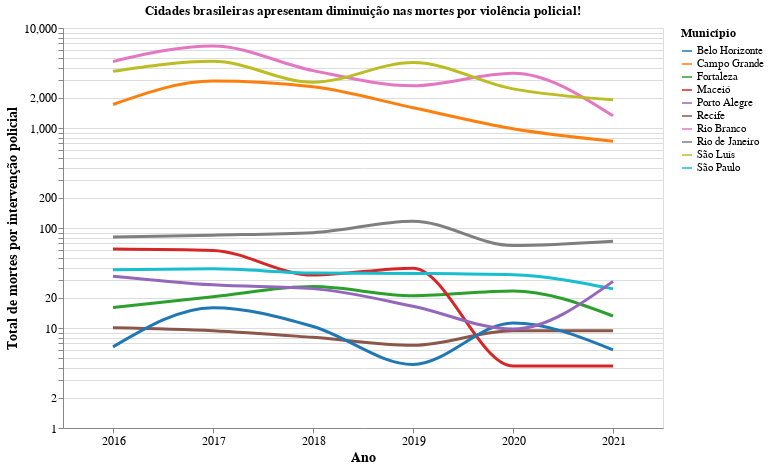

The cell this chart's notebook holds for it:
### Code cell
# Create the line plot
line_plot = alt.Chart(df_less_violence_cities).mark_line(
    strokeWidth=3,  # Thicker lines for readability
    interpolate='monotone'  # Smooth lines
).encode(
    x=alt.X('ano:O', title='Ano', axis=alt.Axis(labelAngle=0)),  # Treat ano as ordinal
    y=alt.Y('adjusted_deaths:Q', title='Total de mortes por intervenção policial', scale=alt.Scale(type='log')),
    color=alt.Color('municipio:N', legend=alt.Legend(title="Município"), 
                    scale=alt.Scale(scheme='category10')),  # Color by region
    tooltip=['municipio', 'ano', 'adjusted_deaths']  # Optional tooltips
).properties(
    width=600,
    height=400,
    title='Cidades brasileiras apresentam diminuição nas mortes por violência policial!'
).configure_axis(
    labelFontSize=12,
    titleFontSize=14
).configure_legend(
    titleFontSize=12,
    labelFontSize=11
)

line_plot

### Figure 1 — Vega-Lite specification as saved in the notebook (floating-point values rounded to 4 significant figures)
{"config": {"view": {"continuousWidth": 300, "continuousHeight": 300}, "axis": {"labelFontSize": 12, "titleFontSize": 14}, "legend": {"labelFontSize": 11, "titleFontSize": 12}}, "data": {"name": "data-fc34c29eb4e56822afd97a8a558b44cc"}, "mark": {"type": "line", "interpolate": "monotone", "strokeWidth": 3}, "encoding": {"color": {"field": "municipio", "legend": {"title": "Município"}, "scale": {"scheme": "category10"}, "type": "nominal"}, "tooltip": [{"field": "municipio", "type": "nominal"}, {"field": "ano", "type": "quantitative"}, {"field": "adjusted_deaths", "type": "quantitative"}], "x": {"axis": {"labelAngle": 0}, "field": "ano", "title": "Ano", "type": "ordinal"}, "y": {"field": "adjusted_deaths", "scale": {"type": "log"}, "title": "Total de mortes por intervenção policial", "type": "quantitative"}}, "height": 400, "title": "Cidades brasileiras apresentam diminuição nas mortes por violência policial!", "width": 600, "$schema": "https://vega.github.io/schema/vega-lite/v5.20.1.json", "datasets": {"data-fc34c29eb4e56822afd97a8a558b44cc": [{"municipio": "Rio Branco", "ano": 2016, "sigla_uf": "AC", "grupo": "Grupo 2", "qtd_interv_pol": 21.0, "qtd_pol_civ_serv": 2.0, "qtd_pol_mil_ser": 11.0, "qtd_pol_civ_fora": 1.0, "qtd_pol_mil_fora": 7.0, "regiao": "Norte", "pop": 4535.0, "adjusted_deaths": 4631.0}, {"municipio": "Rio Branco", "ano": 2017, "sigla_uf": "AC", "grupo": "Grupo 2", "qtd_interv_pol": 30.0, "qtd_pol_civ_serv": 0.0, "qtd_pol_mil_ser": 25.0, "qtd_pol_civ_fora": 1.0, "qtd_pol_mil_fora": 4.0, "regiao": "Norte", "pop": 4535.0, "adjusted_deaths": 6615.0}, {"municipio": "Rio Branco", "ano": 2018, "sigla_uf": "AC", "grupo": null, "qtd_interv_pol": 17.0, "qtd_pol_civ_serv": null, "qtd_pol_mil_ser": null, "qtd_pol_civ_fora": null, "qtd_pol_mil_fora": null, "regiao": "Norte", "pop": 4535.0, "adjusted_deaths": 3749.0}, {"municipio": "Rio Branco", "ano": 2019, "sigla_uf": "AC", "grupo": null, "qtd_interv_pol": 12.0, "qtd_pol_civ_serv": null, "qtd_pol_mil_ser": null, "qtd_pol_civ_fora": null, "qtd_pol_mil_fora": null, "regiao": "Norte", "pop": 4535.0, "adjusted_deaths": 2646.0}, {"municipio": "Rio Branco", "ano": 2020, "sigla_uf": "AC", "grupo": "Grupo 3", "qtd_interv_pol": 16.0, "qtd_pol_civ_serv": null, "qtd_pol_mil_ser": null, "qtd_pol_civ_fora": null, "qtd_pol_mil_fora": null, "regiao": "Norte", "pop": 4535.0, "adjusted_deaths": 3528.0}, {"municipio": "Rio Branco", "ano": 2021, "sigla_uf": "AC", "grupo": "Grupo 3", "qtd_interv_pol": 6.0, "qtd_pol_civ_serv": null, "qtd_pol_mil_ser": null, "qtd_pol_civ_fora": null, "qtd_pol_mil_fora": null, "regiao": "Norte", "pop": 4535.0, "adjusted_deaths": 1323.0}, {"municipio": "São Luís", "ano": 2016, "sigla_uf": "MA", "grupo": "Grupo 1", "qtd_interv_pol": 27.0, "qtd_pol_civ_serv": 0.0, "qtd_pol_mil_ser": 27.0, "qtd_pol_civ_fora": 0.0, "qtd_pol_mil_fora": 0.0, "regiao": "Nordeste", "pop": 7315.0, "adjusted_deaths": 3691.0}, {"municipio": "São Luís", "ano": 2017, "sigla_uf": "MA", "grupo": "Grupo 1", "qtd_interv_pol": 34.0, "qtd_pol_civ_serv": 0.0, "qtd_pol_mil_ser": 34.0, "qtd_pol_civ_fora": null, "qtd_pol_mil_fora": null, "regiao": "Nordeste", "pop": 7315.0, "adjusted_deaths": 4648.0}, {"municipio": "São Luís", "ano": 2018, "sigla_uf": "MA", "grupo": null, "qtd_interv_pol": 21.0, "qtd_pol_civ_serv": null, "qtd_pol_mil_ser": null, "qtd_pol_civ_fora": null, "qtd_pol_mil_fora": null, "regiao": "Nordeste", "pop": 7315.0, "adjusted_deaths": 2871.0}, {"municipio": "São Luís", "ano": 2019, "sigla_uf": "MA", "grupo": null, "qtd_interv_pol": 33.0, "qtd_pol_civ_serv": null, "qtd_pol_mil_ser": null, "qtd_pol_civ_fora": null, "qtd_pol_mil_fora": null, "regiao": "Nordeste", "pop": 7315.0, "adjusted_deaths": 4511.0}, {"municipio": "São Luís", "ano": 2020, "sigla_uf": "MA", "grupo": "Grupo 1", "qtd_interv_pol": 18.0, "qtd_pol_civ_serv": null, "qtd_pol_mil_ser": null, "qtd_pol_civ_fora": null, "qtd_pol_mil_fora": null, "regiao": "Nordeste", "pop": 7315.0, "adjusted_deaths": 2461.0}, {"municipio": "São Luís", "ano": 2021, "sigla_uf": "MA", "grupo": "Grupo 1", "qtd_interv_pol": 14.0, "qtd_pol_civ_serv": null, "qtd_pol_mil_ser": null, "qtd_pol_civ_fora": null, "qtd_pol_mil_fora": null, "regiao": "Nordeste", "pop": 7315.0, "adjusted_deaths": 1914.0}, {"municipio": "Fortaleza", "ano": 2016, "sigla_uf": "CE", "grupo": "Grupo 1", "qtd_interv_pol": 39.0, "qtd_pol_civ_serv": 1.0, "qtd_pol_mil_ser": 23.0, "qtd_pol_civ_fora": 0.0, "qtd_pol_mil_fora": 7.0, "regiao": "Nordeste", "pop": 2429000.0, "adjusted_deaths": 16.06}, {"municipio": "Fortaleza", "ano": 2017, "sigla_uf": "CE", "grupo": "Grupo 1", "qtd_interv_pol": 50.0, "qtd_pol_civ_serv": 4.0, "qtd_pol_mil_ser": 30.0, "qtd_pol_civ_fora": 3.0, "qtd_pol_mil_fora": 13.0, "regiao": "Nordeste", "pop": 2429000.0, "adjusted_deaths": 20.59}, {"municipio": "Fortaleza", "ano": 2018, "sigla_uf": "CE", "grupo": null, "qtd_interv_pol": 63.0, "qtd_pol_civ_serv": null, "qtd_pol_mil_ser": null, "qtd_pol_civ_fora": null, "qtd_pol_mil_fora": null, "regiao": "Nordeste", "pop": 2429000.0, "adjusted_deaths": 25.94}, {"municipio": "Fortaleza", "ano": 2019, "sigla_uf": "CE", "grupo": null, "qtd_interv_pol": 51.0, "qtd_pol_civ_serv": null, "qtd_pol_mil_ser": null, "qtd_pol_civ_fora": null, "qtd_pol_mil_fora": null, "regiao": "Nordeste", "pop": 2429000.0, "adjusted_deaths": 21.0}, {"municipio": "Fortaleza", "ano": 2020, "sigla_uf": "CE", "grupo": "Grupo 1", "qtd_interv_pol": 57.0, "qtd_pol_civ_serv": null, "qtd_pol_mil_ser": null, "qtd_pol_civ_fora": null, "qtd_pol_mil_fora": null, "regiao": "Nordeste", "pop": 2429000.0, "adjusted_deaths": 23.47}, {"municipio": "Fortaleza", "ano": 2021, "sigla_uf": "CE", "grupo": "Grupo 1", "qtd_interv_pol": 32.0, "qtd_pol_civ_serv": null, "qtd_pol_mil_ser": null, "qtd_pol_civ_fora": null, "qtd_pol_mil_fora": null, "regiao": "Nordeste", "pop": 2429000.0, "adjusted_deaths": 13.18}, {"municipio": "Recife", "ano": 2016, "sigla_uf": "PE", "grupo": "Grupo 1", "qtd_interv_pol": 15.0, "qtd_pol_civ_serv": null, "qtd_pol_mil_ser": null, "qtd_pol_civ_fora": null, "qtd_pol_mil_fora": null, "regiao": "Nordeste", "pop": 1489000.0, "adjusted_deaths": 10.07}, {"municipio": "Recife", "ano": 2017, "sigla_uf": "PE", "grupo": "Grupo 1", "qtd_interv_pol": 14.0, "qtd_pol_civ_serv": null, "qtd_pol_mil_ser": null, "qtd_pol_civ_fora": null, "qtd_pol_mil_fora": null, "regiao": "Nordeste", "pop": 1489000.0, "adjusted_deaths": 9.403}, {"municipio": "Recife", "ano": 2018, "sigla_uf": "PE", "grupo": null, "qtd_interv_pol": 12.0, "qtd_pol_civ_serv": null, "qtd_pol_mil_ser": null, "qtd_pol_civ_fora": null, "qtd_pol_mil_fora": null, "regiao": "Nordeste", "pop": 1489000.0, "adjusted_deaths": 8.06}, {"municipio": "Recife", "ano": 2019, "sigla_uf": "PE", "grupo": null, "qtd_interv_pol": 10.0, "qtd_pol_civ_serv": null, "qtd_pol_mil_ser": null, "qtd_pol_civ_fora": null, "qtd_pol_mil_fora": null, "regiao": "Nordeste", "pop": 1489000.0, "adjusted_deaths": 6.716}, {"municipio": "Recife", "ano": 2020, "sigla_uf": "PE", "grupo": "Grupo 1", "qtd_interv_pol": 14.0, "qtd_pol_civ_serv": null, "qtd_pol_mil_ser": null, "qtd_pol_civ_fora": null, "qtd_pol_mil_fora": null, "regiao": "Nordeste", "pop": 1489000.0, "adjusted_deaths": 9.403}, {"municipio": "Recife", "ano": 2021, "sigla_uf": "PE", "grupo": "Grupo 1", "qtd_interv_pol": 14.0, "qtd_pol_civ_serv": null, "qtd_pol_mil_ser": null, "qtd_pol_civ_fora": null, "qtd_pol_mil_fora": null, "regiao": "Nordeste", "pop": 1489000.0, "adjusted_deaths": 9.403}, {"municipio": "Maceió", "ano": 2016, "sigla_uf": "AL", "grupo": "Grupo 1", "qtd_interv_pol": 59.0, "qtd_pol_civ_serv": 0.0, "qtd_pol_mil_ser": 57.0, "qtd_pol_civ_fora": 0.0, "qtd_pol_mil_fora": 2.0, "regiao": "Nordeste", "pop": 957900.0, "adjusted_deaths": 61.59}, {"municipio": "Maceió", "ano": 2017, "sigla_uf": "AL", "grupo": "Grupo 1", "qtd_interv_pol": 57.0, "qtd_pol_civ_serv": 2.0, "qtd_pol_mil_ser": 52.0, "qtd_pol_civ_fora": 0.0, "qtd_pol_mil_fora": 3.0, "regiao": "Nordeste", "pop": 957900.0, "adjusted_deaths": 59.5}, {"municipio": "Maceió", "ano": 2018, "sigla_uf": "AL", "grupo": null, "qtd_interv_pol": 32.4, "qtd_pol_civ_serv": null, "qtd_pol_mil_ser": null, "qtd_pol_civ_fora": null, "qtd_pol_mil_fora": null, "regiao": "Nordeste", "pop": 957900.0, "adjusted_deaths": 33.82}, {"municipio": "Maceió", "ano": 2019, "sigla_uf": "AL", "grupo": null, "qtd_interv_pol": 38.0, "qtd_pol_civ_serv": null, "qtd_pol_mil_ser": null, "qtd_pol_civ_fora": null, "qtd_pol_mil_fora": null, "regiao": "Nordeste", "pop": 957900.0, "adjusted_deaths": 39.67}, {"municipio": "Maceió", "ano": 2020, "sigla_uf": "AL", "grupo": "Grupo 1", "qtd_interv_pol": 4.0, "qtd_pol_civ_serv": null, "qtd_pol_mil_ser": null, "qtd_pol_civ_fora": null, "qtd_pol_mil_fora": null, "regiao": "Nordeste", "pop": 957900.0, "adjusted_deaths": 4.176}, {"municipio": "Maceió", "ano": 2021, "sigla_uf": "AL", "grupo": "Grupo 1", "qtd_interv_pol": 4.0, "qtd_pol_civ_serv": null, "qtd_pol_mil_ser": null, "qtd_pol_civ_fora": null, "qtd_pol_mil_fora": null, "regiao": "Nordeste", "pop": 957900.0, "adjusted_deaths": 4.176}, {"municipio": "Belo Horizonte", "ano": 2016, "sigla_uf": "MG", "grupo": "Grupo 2", "qtd_interv_pol": 15.0, "qtd_pol_civ_serv": 0.0, "qtd_pol_mil_ser": 10.0, "qtd_pol_civ_fora": 0.0, "qtd_pol_mil_fora": 5.0, "regiao": "Sudeste", "pop": 2316000.0, "adjusted_deaths": 6.478}, {"municipio": "Belo Horizonte", "ano": 2017, "sigla_uf": "MG", "grupo": "Grupo 2", "qtd_interv_pol": 37.0, "qtd_pol_civ_serv": 1.0, "qtd_pol_mil_ser": 25.0, "qtd_pol_civ_fora": 3.0, "qtd_pol_mil_fora": 8.0, "regiao": "Sudeste", "pop": 2316000.0, "adjusted_deaths": 15.98}, {"municipio": "Belo Horizonte", "ano": 2018, "sigla_uf": "MG", "grupo": null, "qtd_interv_pol": 24.0, "qtd_pol_civ_serv": null, "qtd_pol_mil_ser": null, "qtd_pol_civ_fora": null, "qtd_pol_mil_fora": null, "regiao": "Sudeste", "pop": 2316000.0, "adjusted_deaths": 10.36}, {"municipio": "Belo Horizonte", "ano": 2019, "sigla_uf": "MG", "grupo": null, "qtd_interv_pol": 10.0, "qtd_pol_civ_serv": null, "qtd_pol_mil_ser": null, "qtd_pol_civ_fora": null, "qtd_pol_mil_fora": null, "regiao": "Sudeste", "pop": 2316000.0, "adjusted_deaths": 4.319}, {"municipio": "Belo Horizonte", "ano": 2020, "sigla_uf": "MG", "grupo": "Grupo 2", "qtd_interv_pol": 26.0, "qtd_pol_civ_serv": null, "qtd_pol_mil_ser": null, "qtd_pol_civ_fora": null, "qtd_pol_mil_fora": null, "regiao": "Sudeste", "pop": 2316000.0, "adjusted_deaths": 11.23}, {"municipio": "Belo Horizonte", "ano": 2021, "sigla_uf": "MG", "grupo": "Grupo 2", "qtd_interv_pol": 14.0, "qtd_pol_civ_serv": null, "qtd_pol_mil_ser": null, "qtd_pol_civ_fora": null, "qtd_pol_mil_fora": null, "regiao": "Sudeste", "pop": 2316000.0, "adjusted_deaths": 6.046}, {"municipio": "Rio de Janeiro", "ano": 2016, "sigla_uf": "RJ", "grupo": "Grupo 1", "qtd_interv_pol": 504.0, "qtd_pol_civ_serv": null, "qtd_pol_mil_ser": null, "qtd_pol_civ_fora": null, "qtd_pol_mil_fora": null, "regiao": "Sudeste", "pop": 6211000.0, "adjusted_deaths": 81.14}, {"municipio": "Rio de Janeiro", "ano": 2017, "sigla_uf": "RJ", "grupo": "Grupo 1", "qtd_interv_pol": 527.0, "qtd_pol_civ_serv": null, "qtd_pol_mil_ser": null, "qtd_pol_civ_fora": null, "qtd_pol_mil_fora": null, "regiao": "Sudeste", "pop": 6211000.0, "adjusted_deaths": 84.85}, {"municipio": "Rio de Janeiro", "ano": 2018, "sigla_uf": "RJ", "grupo": null, "qtd_interv_pol": 558.0, "qtd_pol_civ_serv": null, "qtd_pol_mil_ser": null, "qtd_pol_civ_fora": null, "qtd_pol_mil_fora": null, "regiao": "Sudeste", "pop": 6211000.0, "adjusted_deaths": 89.84}, {"municipio": "Rio de Janeiro", "ano": 2019, "sigla_uf": "RJ", "grupo": null, "qtd_interv_pol": 726.0, "qtd_pol_civ_serv": null, "qtd_pol_mil_ser": null, "qtd_pol_civ_fora": null, "qtd_pol_mil_fora": null, "regiao": "Sudeste", "pop": 6211000.0, "adjusted_deaths": 116.9}, {"municipio": "Rio de Janeiro", "ano": 2020, "sigla_uf": "RJ", "grupo": "Grupo 2", "qtd_interv_pol": 415.0, "qtd_pol_civ_serv": null, "qtd_pol_mil_ser": null, "qtd_pol_civ_fora": null, "qtd_pol_mil_fora": null, "regiao": "Sudeste", "pop": 6211000.0, "adjusted_deaths": 66.81}, {"municipio": "Rio de Janeiro", "ano": 2021, "sigla_uf": "RJ", "grupo": "Grupo 2", "qtd_interv_pol": 458.0, "qtd_pol_civ_serv": null, "qtd_pol_mil_ser": null, "qtd_pol_civ_fora": null, "qtd_pol_mil_fora": null, "regiao": "Sudeste", "pop": 6211000.0, "adjusted_deaths": 73.74}, {"municipio": "São Paulo", "ano": 2016, "sigla_uf": "SP", "grupo": "Grupo 2", "qtd_interv_pol": 438.0, "qtd_pol_civ_serv": 6.0, "qtd_pol_mil_ser": 269.0, "qtd_pol_civ_fora": 16.0, "qtd_pol_mil_fora": 147.0, "regiao": "Sudeste", "pop": 11450000.0, "adjusted_deaths": 38.25}, {"municipio": "São Paulo", "ano": 2017, "sigla_uf": "SP", "grupo": "Grupo 2", "qtd_interv_pol": 447.0, "qtd_pol_civ_serv": 17.0, "qtd_pol_mil_ser": 281.0, "qtd_pol_civ_fora": 11.0, "qtd_pol_mil_fora": 138.0, "regiao": "Sudeste", "pop": 11450000.0, "adjusted_deaths": 39.03}, {"municipio": "São Paulo", "ano": 2018, "sigla_uf": "SP", "grupo": null, "qtd_interv_pol": 406.0, "qtd_pol_civ_serv": null, "qtd_pol_mil_ser": null, "qtd_pol_civ_fora": null, "qtd_pol_mil_fora": null, "regiao": "Sudeste", "pop": 11450000.0, "adjusted_deaths": 35.45}, {"municipio": "São Paulo", "ano": 2019, "sigla_uf": "SP", "grupo": null, "qtd_interv_pol": 402.0, "qtd_pol_civ_serv": null, "qtd_pol_mil_ser": null, "qtd_pol_civ_fora": null, "qtd_pol_mil_fora": null, "regiao": "Sudeste", "pop": 11450000.0, "adjusted_deaths": 35.1}, {"municipio": "São Paulo", "ano": 2020, "sigla_uf": "SP", "grupo": "Grupo 2", "qtd_interv_pol": 390.0, "qtd_pol_civ_serv": null, "qtd_pol_mil_ser": null, "qtd_pol_civ_fora": null, "qtd_pol_mil_fora": null, "regiao": "Sudeste", "pop": 11450000.0, "adjusted_deaths": 34.06}, {"municipio": "São Paulo", "ano": 2021, "sigla_uf": "SP", "grupo": "Grupo 2", "qtd_interv_pol": 282.0, "qtd_pol_civ_serv": null, "qtd_pol_mil_ser": null, "qtd_pol_civ_fora": null, "qtd_pol_mil_fora": null, "regiao": "Sudeste", "pop": 11450000.0, "adjusted_deaths": 24.62}, {"municipio": "Porto Alegre", "ano": 2016, "sigla_uf": "RS", "grupo": "Grupo 2", "qtd_interv_pol": 44.0, "qtd_pol_civ_serv": 2.0, "qtd_pol_mil_ser": 26.0, "qtd_pol_civ_fora": 5.0, "qtd_pol_mil_fora": 11.0, "regiao": "Sul", "pop": 1333000.0, "adjusted_deaths": 33.01}, {"municipio": "Porto Alegre", "ano": 2017, "sigla_uf": "RS", "grupo": "Grupo 2", "qtd_interv_pol": 36.0, "qtd_pol_civ_serv": 0.0, "qtd_pol_mil_ser": 26.0, "qtd_pol_civ_fora": 2.0, "qtd_pol_mil_fora": 8.0, "regiao": "Sul", "pop": 1333000.0, "adjusted_deaths": 27.01}, {"municipio": "Porto Alegre", "ano": 2018, "sigla_uf": "RS", "grupo": null, "qtd_interv_pol": 33.0, "qtd_pol_civ_serv": null, "qtd_pol_mil_ser": null, "qtd_pol_civ_fora": null, "qtd_pol_mil_fora": null, "regiao": "Sul", "pop": 1333000.0, "adjusted_deaths": 24.76}, {"municipio": "Porto Alegre", "ano": 2019, "sigla_uf": "RS", "grupo": null, "qtd_interv_pol": 22.0, "qtd_pol_civ_serv": null, "qtd_pol_mil_ser": null, "qtd_pol_civ_fora": null, "qtd_pol_mil_fora": null, "regiao": "Sul", "pop": 1333000.0, "adjusted_deaths": 16.51}, {"municipio": "Porto Alegre", "ano": 2020, "sigla_uf": "RS", "grupo": "Grupo 2", "qtd_interv_pol": 13.0, "qtd_pol_civ_serv": null, "qtd_pol_mil_ser": null, "qtd_pol_civ_fora": null, "qtd_pol_mil_fora": null, "regiao": "Sul", "pop": 1333000.0, "adjusted_deaths": 9.754}, {"municipio": "Porto Alegre", "ano": 2021, "sigla_uf": "RS", "grupo": "Grupo 2", "qtd_interv_pol": 39.0, "qtd_pol_civ_serv": null, "qtd_pol_mil_ser": null, "qtd_pol_civ_fora": null, "qtd_pol_mil_fora": null, "regiao": "Sul", "pop": 1333000.0, "adjusted_deaths": 29.26}, {"municipio": "Campo Grande", "ano": 2016, "sigla_uf": "MS", "grupo": "Grupo 3", "qtd_interv_pol": 14.0, "qtd_pol_civ_serv": null, "qtd_pol_mil_ser": 14.0, "qtd_pol_civ_fora": null, "qtd_pol_mil_fora": 0.0, "regiao": "Centro-Oeste", "pop": 8143.0, "adjusted_deaths": 1719.0}, {"municipio": "Campo Grande", "ano": 2017, "sigla_uf": "MS", "grupo": "Grupo 3", "qtd_interv_pol": 24.0, "qtd_pol_civ_serv": 0.0, "qtd_pol_mil_ser": 22.0, "qtd_pol_civ_fora": 1.0, "qtd_pol_mil_fora": 1.0, "regiao": "Centro-Oeste", "pop": 8143.0, "adjusted_deaths": 2947.0}, {"municipio": "Campo Grande", "ano": 2018, "sigla_uf": "MS", "grupo": null, "qtd_interv_pol": 21.0, "qtd_pol_civ_serv": null, "qtd_pol_mil_ser": null, "qtd_pol_civ_fora": null, "qtd_pol_mil_fora": null, "regiao": "Centro-Oeste", "pop": 8143.0, "adjusted_deaths": 2579.0}, {"municipio": "Campo Grande", "ano": 2019, "sigla_uf": "MS", "grupo": null, "qtd_interv_pol": 13.0, "qtd_pol_civ_serv": null, "qtd_pol_mil_ser": null, "qtd_pol_civ_fora": null, "qtd_pol_mil_fora": null, "regiao": "Centro-Oeste", "pop": 8143.0, "adjusted_deaths": 1596.0}, {"municipio": "Campo Grande", "ano": 2020, "sigla_uf": "MS", "grupo": "Grupo 2", "qtd_interv_pol": 8.0, "qtd_pol_civ_serv": null, "qtd_pol_mil_ser": null, "qtd_pol_civ_fora": null, "qtd_pol_mil_fora": null, "regiao": "Centro-Oeste", "pop": 8143.0, "adjusted_deaths": 982.4}, {"municipio": "Campo Grande", "ano": 2021, "sigla_uf": "MS", "grupo": "Grupo 2", "qtd_interv_pol": 6.0, "qtd_pol_civ_serv": null, "qtd_pol_mil_ser": null, "qtd_pol_civ_fora": null, "qtd_pol_mil_fora": null, "regiao": "Centro-Oeste", "pop": 8143.0, "adjusted_deaths": 736.8}]}}
